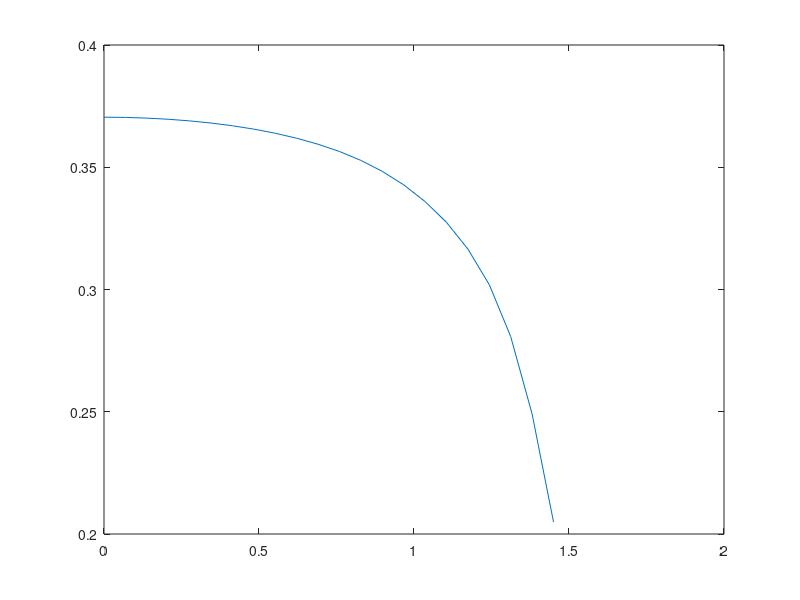

MATLAB code for this plot: (Note: this script raises an error after producing the figure.)
clear all;
alpha0=0;
%  [Pos,Cl_dis]=read_lift_dis("lift_interval_10");
 Cl_dis = [2.723027e+01, 2.722310e+01, 2.720238e+01, 2.716807e+01, 2.711913e+01, 2.705459e+01, 2.697266e+01, 2.687125e+01, 2.674755e+01, 2.659755e+01, 2.641710e+01, 2.619901e+01, 2.593162e+01, 2.560213e+01, 2.519707e+01, 2.469378e+01, 2.406951e+01, 2.326630e+01, 2.219520e+01, 2.063614e+01, 1.830834e+01, 1.506318e+01]/(0.5*1.225*400*0.3);
N=length(Cl_dis);
 
 Pos=linspace(0,1.45,N);
center=(Pos(1:end-1)+Pos(2:end))/2;
len=center(2:end)-center(1:end-1);
len=[center(1),len,1.5-center(end)];
plot(Pos,Cl_dis);
hold on;
 massrate=0.12;
Ai=40/180*pi;
As=50/180*pi;
Bi=0.003;
Bs=0.007;
Gama=0;
epsilon=2/3;
vinj=massrate/1.225/Bi;
vsuc=massrate/1.225/Bs;
[Xl, Yl] = meshgrid(4:-2:-4, [0.03,0.05,0.06,0.07,0.08,0.09,0.1,0.11,0.12,0.135,0.15,0.16,0.17,0.18,0.2,0.22,0.25,0.275,0.3]); 
[Xd, Yd] = meshgrid(4:-2:-4, [0.05,0.1,0.15,0.2]); 
cl_map=table2array(readtable('cl_map_without_jet.xlsx'));
cd_map=table2array(readtable('cd_map_without_jet.xlsx'));
cdp_map=table2array(readtable('cdp_map.xlsx'));
cdf_map=table2array(readtable('cdf_map.xlsx'));
Fx_map=table2array(readtable('jetFx_map.xlsx'));
Fy_map=table2array(readtable('jetFy_map.xlsx'));
Cd_dis=zeros(N,1);
new_Cl_dis=zeros(N,1);
new_Cd_dis=zeros(N,1);
Alpha_i=zeros(N,1);
for i=1:N
    cl=Cl_dis(i)/(cos(Gama)^2);
    alpha_i=0;
    last_alpha_i=0;
    cd_eff=0;   
    while alpha_i==0 || abs(last_alpha_i-alpha_i)>0.001
        last_alpha_i=alpha_i;
        cl_eff=cl*(cos(alpha_i))+cd_eff*tan(alpha_i);
        [alpha_eff,cd_eff]=search_in_map(cl_eff);
        alpha_i=alpha0/cos(Gama)-alpha_eff;      
    end
    Alpha_i(i)=alpha_i;
    Cd_dis(i)=cd_eff/cos(alpha_i)+cl_eff*tan(alpha_i)/cos(alpha_i);
end
DeltaCl=zeros(round(epsilon*length(Cl_dis)),1);
DeltaCd=zeros(round(epsilon*length(Cl_dis)),1);
DeltaCd_p=zeros(round(epsilon*length(Cl_dis)),1);
DeltaCd_f=zeros(round(epsilon*length(Cl_dis)),1);
Cl=0;
Cd=0;
for i=1:length(Cl_dis)
    if Pos(i)<epsilon*1.5
 
        DeltaCl(i)=interp2(Xl, Yl, cl_map, (alpha0/cos(Gama)-Alpha_i(i))/pi*180, massrate, 'linear');
        DeltaCd_p(i)=interp2(Xd, Yd, cdp_map, (alpha0/cos(Gama)-Alpha_i(i))/pi*180, massrate, 'linear');
        DeltaCd_f(i)=interp2(Xd, Yd, cdf_map, (alpha0/cos(Gama)-Alpha_i(i))/pi*180, massrate, 'linear');
        DeltaCd(i)=DeltaCd_p(i)+DeltaCd_f(i);
        %垂直1/4弦长处
        new_Cl_dis(i)=DeltaCl(i)/cos(Alpha_i(i))-DeltaCd(i)*tan(Alpha_i(i))/cos(Alpha_i(i));
        new_Cd_dis(i)=DeltaCd(i)/cos(Alpha_i(i))+DeltaCl(i)*tan(Alpha_i(i))/cos(Alpha_i(i));
%         new_Cl_dis(i)=new_Cl_dis(i)-interp2(X,Y,Fy_map,(alpha0)/pi*180,massrate,'linear')/(0.5*1.225*400*0.3);
%         new_Cd_dis(i)=new_Cd_dis(i)-interp2(X,Y,Fx_map,(alpha0)/pi*180,massrate,'linear')/(0.5*1.225*400*0.3);
%         new_Cl_dis(i)=(DeltaCd_p(i)*cos(Gama)^3+DeltaCd_f(i))/cos(Alpha_i(i))+DeltaCl(i)*tan(Alpha_i(i))/cos(Alpha_i(i));
    else
        new_Cl_dis(i)=Cl_dis(i);
        new_Cd_dis(i)=Cd_dis(i);
%         Cl=Cl+Cl_dis(i);
%         Cd=Cd+Cd_dis(i);
    end

end
Cl=len*new_Cl_dis/1.5;
Cd=len*new_Cd_dis/1.5;
Cl=Cl-interp2(Xl,Yl,Fy_map,(alpha0)/pi*180,massrate,'linear')/(0.5*1.225*400*0.45);
Cd=Cd-interp2(Xl,Yl,Fx_map,(alpha0)/pi*180,massrate,'linear')/(0.5*1.225*400*0.45);
plot(Pos,new_Cl_dis);

cfd_lift= [4.980687e+01, 4.995161e+01, 5.026819e+01, 5.063544e+01, 5.082359e+01, 5.061597e+01, 5.004650e+01, 4.908667e+01, 4.764337e+01, 4.571406e+01, 4.341806e+01, 4.257368e+01, 4.219295e+01, 4.099776e+01, 3.791629e+01, 3.059722e+01, 2.846992e+01, 2.671473e+01, 2.493405e+01, 2.286124e+01, 2.033951e+01, 1.729018e+01]/(0.5*1.225*400*0.3);
plot(Pos,abs(cfd_lift));
 

% [Pos,Cl_dis]=read_lift_dis("mass_rate_0.1_alpha_0");
% sum(DeltaCl)*round(epsilon*length(Cl_dis))/length(Cl_dis)
% sum(DeltaCd)*round(epsilon*length(Cl_dis))/length(Cl_dis)
 
function [Alpha_eff,Cd_p,Cd_f]=search_in_map(Cl_eff)
    Cl_map=[0.104,0.296,0.485,0.667234041,0.837096513];
    alpha_map=[-4,-2,0]/180*pi;
    Cdp_map=[0.007292155,0.007278948,0.008104288,0.009828387,0.012613109];
    Cdf_map=[0.010385784,0.010660165,0.010845842,0.010943995,0.010955707];
    N=length(Cl_map);
    for i=1:N
        if Cl_eff<Cl_map(i)
            Cd_p=Cdp_map(i-1)+(Cl_eff-Cl_map(i-1))/(Cl_map(i)-Cl_map(i-1))*(Cdp_map(i)-Cdp_map(i-1));
            Cd_f=Cdf_map(i-1)+(Cl_eff-Cl_map(i-1))/(Cl_map(i)-Cl_map(i-1))*(Cdf_map(i)-Cdf_map(i-1));
            Alpha_eff=alpha_map(i-1)+(Cl_eff-Cl_map(i-1))/(Cl_map(i)-Cl_map(i-1))*(alpha_map(i)-alpha_map(i-1));
            break;
        end
    end
end


function [pos,local_lift]=read_lift_dis(filename)
%      filename = 'lift.txt'; % 替换为你的文件名
    
    % 打开文件
    fid = fopen(filename, 'r');
    if fid == -1
        error('无法打开文件');
    end
    
    % 初始化存储数据的变量
    data = [];
    keyLabel = '';
    
    % 逐行读取文件内容
    while ~feof(fid)
        line = fgetl(fid);
        if contains(line, 'xy/key/label') % 检测到 "xy/key/label"
            keyLabel = extractBetween(line, '"', '"');
        elseif ~isempty(regexp(line, '^\d', 'once')) % 检测数字开头的行
            % 将行内容转换为数值数组
            nums = sscanf(line, '%f');
            data = [data; nums']; % 添加到数据矩阵中
        end
    end
    
    % 关闭文件
    fclose(fid);
    
    % 显示解析的结果
    disp(['Key Label: ', keyLabel]);
    disp('Extracted Data:');
    disp(data);
    
    % 绘图
%     figure;
    % plot(data(:,1), data(:,2), '-o');
    % hold on;
     N=length(data(2:end,2))-1;
    local_lift=(data(2:end,2)-data(1:end-1,2))/(0.5*1.225*400*0.3*1.5/N); 
    plot(data(2:end,1), local_lift);
    title('Cumulative Force');
    xlabel('Distance (m)');
    ylabel('Cumulative Force (N)');
    hold on;
    pos=data(2:end,1);
end



